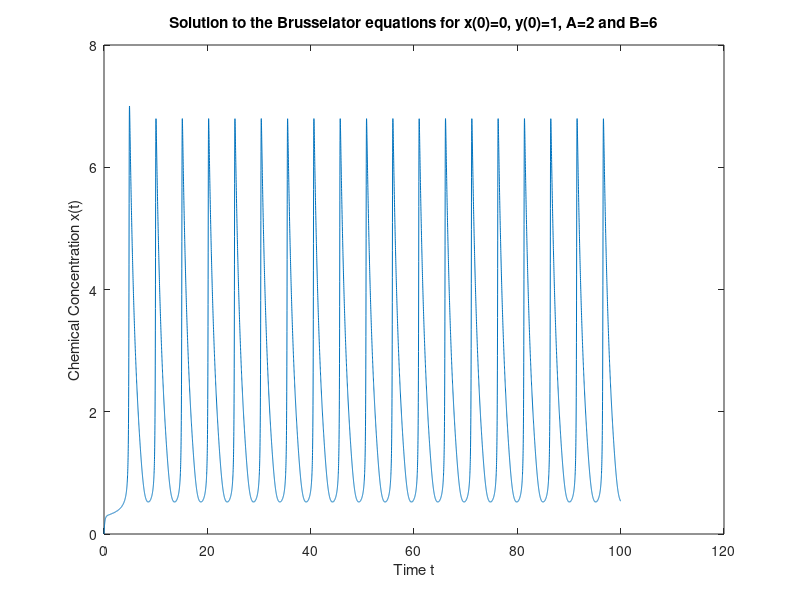
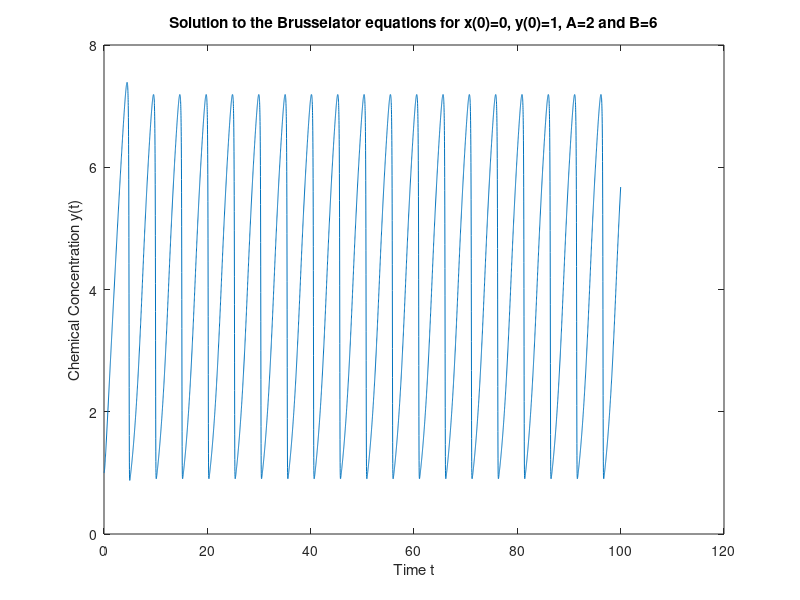
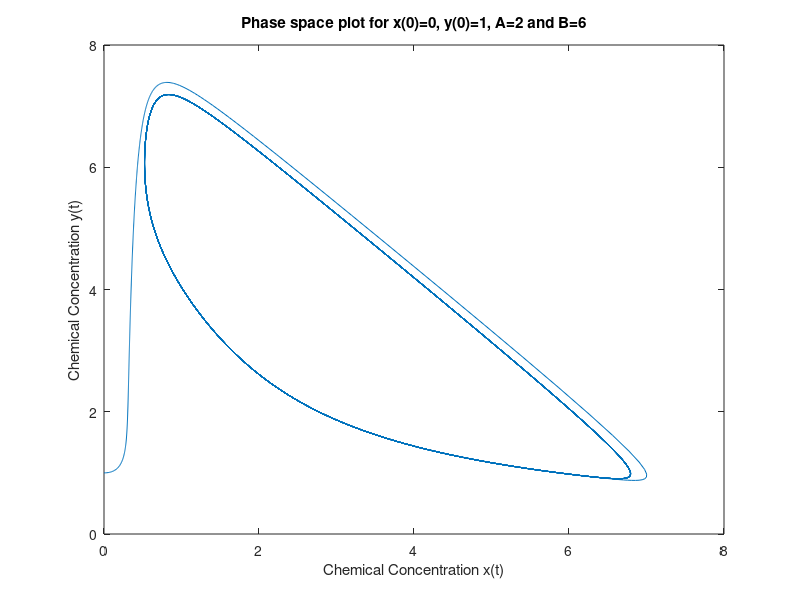

The MATLAB source for these figures, in order:
% solving the the brussalator problem using the fourth order Runge-Kutta q4
% method
%dx/dt=A-Bx+x^2y-x
%dy/dt=Bx-x^2y

clear all

%constants
A=2;
B=6;

%Defining the functions
fx=@(x,y,t) A-B*x+x^2*y-x;                       %dx/dt
fy=@(x,y,t) B*x-x^2*y;                           %dy/dt

%initial conditions
x(1)=0;
y(1)=1;
t(1)=0;

%step size
h=0.01;                                          %h is the time step
tfinal=100;                                      %tfinal is the number of time units I will take. So I will solve for t=0 to t=100  
N=ceil(tfinal/h);                                %N is the number of time steps

%Loop
for i=1:N
    t(i+1)=t(i)+h;
    %Runge-Kutta method
    k1x=fx(x(i),y(i),t(i));                      %k1 value for concentration x(t)
    k1y=fy(x(i),y(i),t(i));                      %k1 value for concentration y(t)
    k2x=fx(x(i)+k1x*h/2,y(i)+k1y*h/2,t(i)+h/2);  %k2 value for concentration x(t)
    k2y=fy(x(i)+k1x*h/2,y(i)+k1y*h/2,t(i)+h/2);  %k2 value for concentration y(t)
    k3x=fx(x(i)+k2x*h/2,y(i)+k2y*h/2,t(i)+h/2);  %k3 value for concentration x(t)
    k3y=fy(x(i)+k2x*h/2,y(i)+k2y*h/2,t(i)+h/2);  %k3 value for concentration y(t)
    k4x=fx(x(i)+k3x*h,y(i)+k3y*h,t(i)+h/2);      %k4 value for concentration x(t)
    k4y=fy(x(i)+k3x*h,y(i)+k3y*h,t(i)+h/2);      %k4 value for concentration y(t)
    x(i+1)=x(i)+h/6*(k1x+2*k2x+2*k3x+k4x);       %k1 value for concentration x(t)
    y(i+1)=y(i)+h/6*(k1y+2*k2y+2*k3y+k4y);       %k1 value for concentration x(t)
end                                              
                                                 
%plotting the solution                          
figure(1); clf(1)
plot(t,x)                                        %plotting the behaviour of the chemical concentration x(t) in the time interval [0,100]
xlabel('Time t')
ylabel('Chemical Concentration x(t)')
title('Solution to the Brusselator equations for x(0)=0, y(0)=1, A=2 and B=6')
hold on
figure(2); clf(2)
plot(t,y)                                        %plotting the behaviour of the chemical concentration y(t) in the time interval [0,100]
xlabel('Time t')
ylabel('Chemical Concentration y(t)')
title('Solution to the Brusselator equations for x(0)=0, y(0)=1, A=2 and B=6')
figure(3); clf(3)                                
plot(x,y)                                        %plotting the solution in the phase plane (x,y)
xlabel('Chemical Concentration x(t)')
ylabel('Chemical Concentration y(t)')
title('Phase space plot for x(0)=0, y(0)=1, A=2 and B=6')
hold off